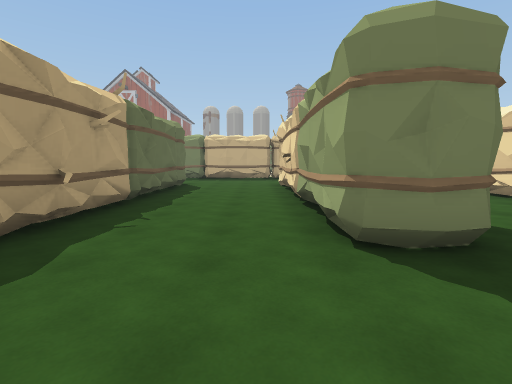
[1] (above)

24 first-person views from a walk through a Unity game level. The camera is 1.5 m above the floor, tilts 6° down and sees 85° across. The floor is counted in squares, 2 m on a side. Each view is taken from the middle of a square. On the plan, view 1 faces up. The plan holds only what a view shows up to about 10 squares ahead; the rest is blank. The place goes on beyond the plan. The player is left out. Some animated figures are left out.

[2]
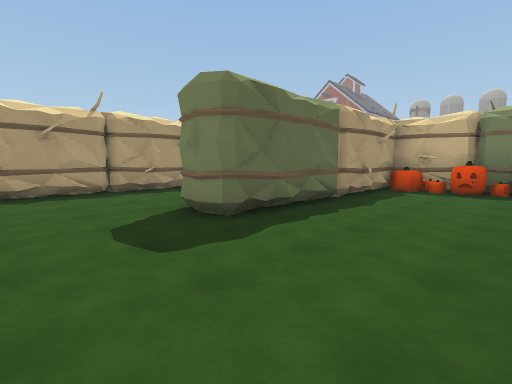

[3]
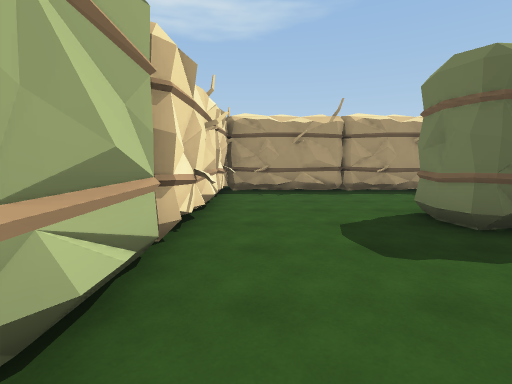

[4]
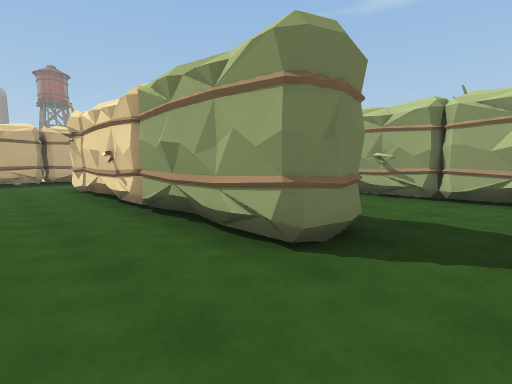

[5]
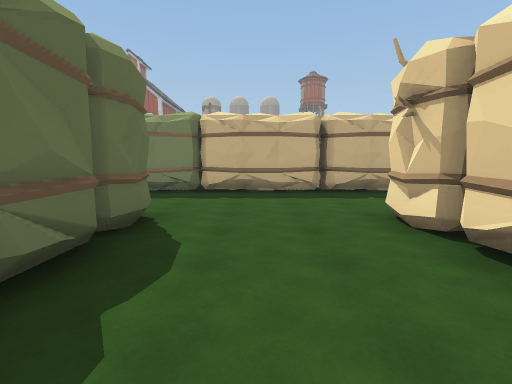

[6]
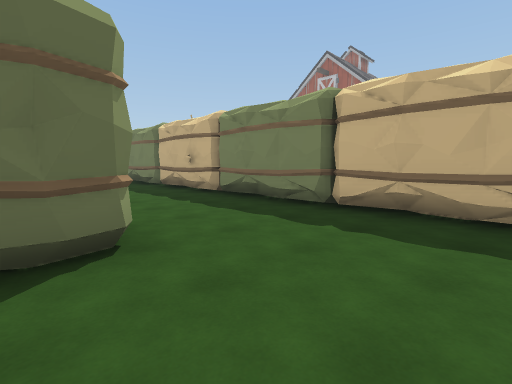

[7]
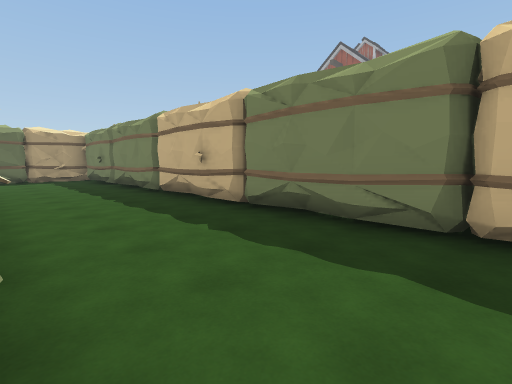

[8]
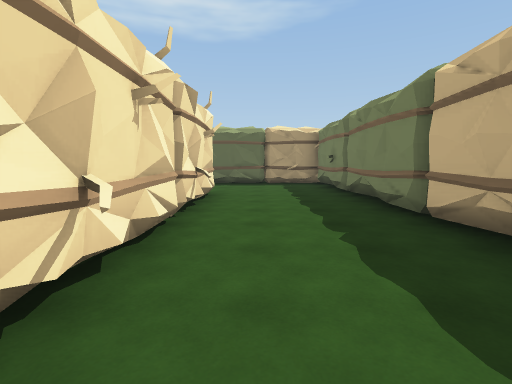

[9]
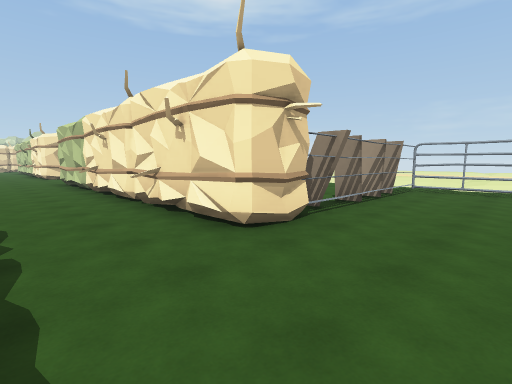

[10]
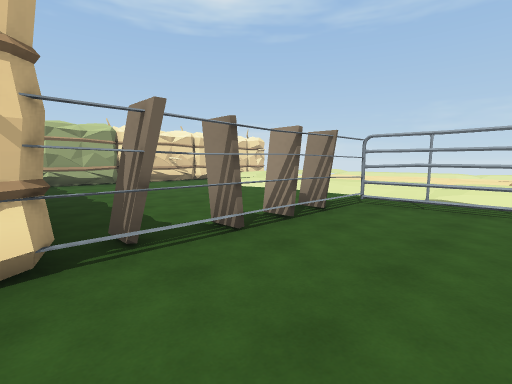

[11]
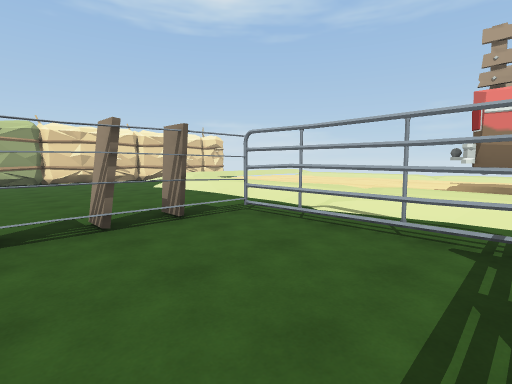

[12]
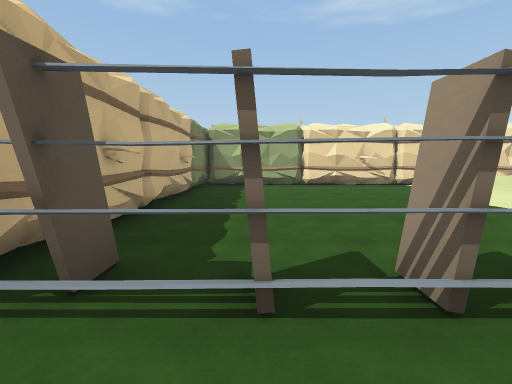

[13]
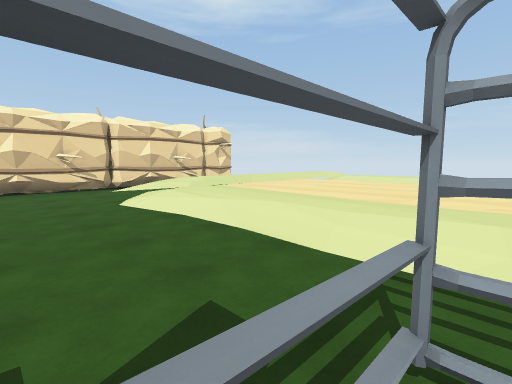

[14]
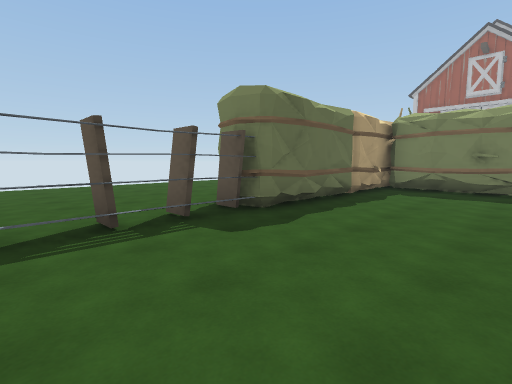

[15]
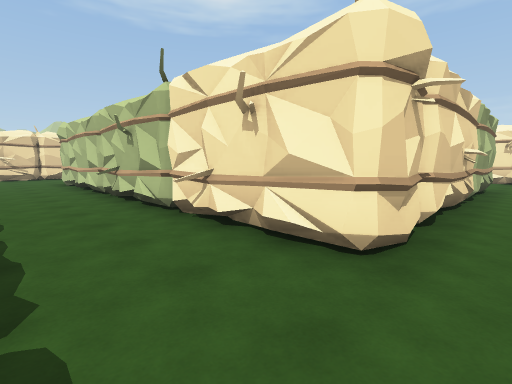

[16]
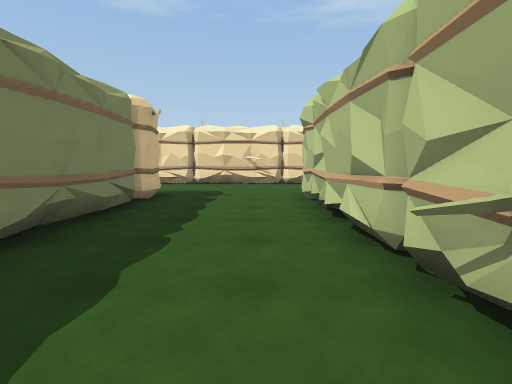

[17]
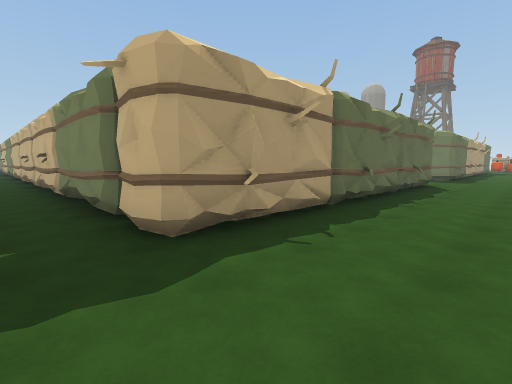

[18]
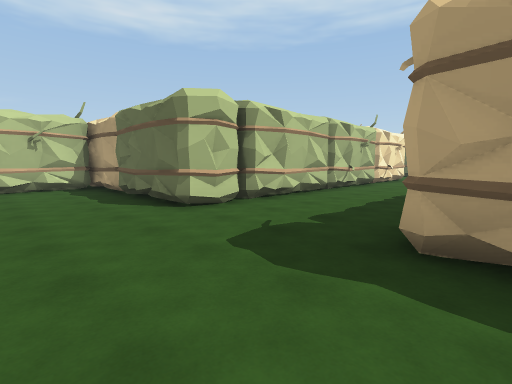

[19]
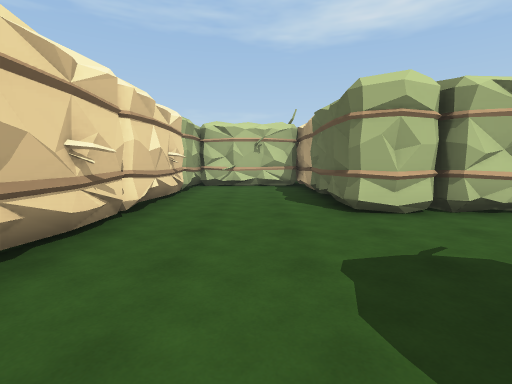

[20]
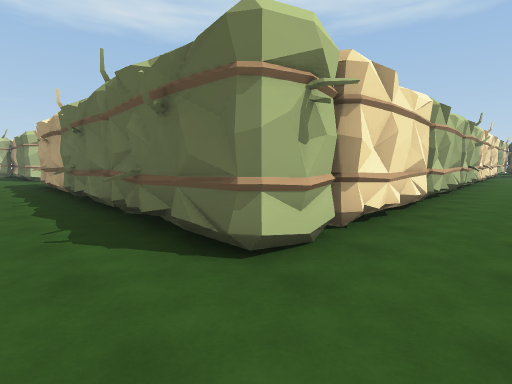

[21]
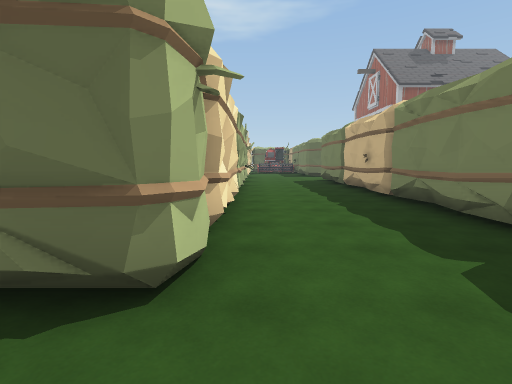

[22]
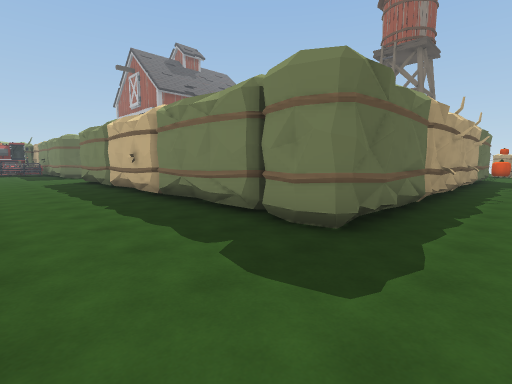

[23]
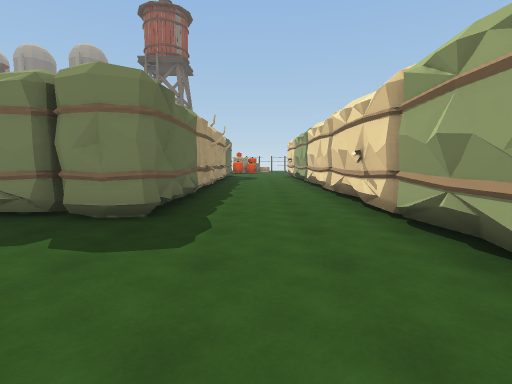

[24]
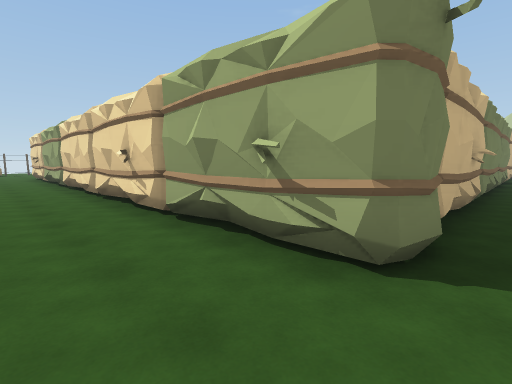

### Floor plan
Key: @ floor where view 1 was taken; # wall or solid block; x gap in a wall; . main floor; : floor 0.25 m higher than the main floor; + floor 0.5 m higher than the main floor; * floor 0.75 m higher than the main floor; P pumpkin; T thing the floor can be seen under or through; O other object.
Columns run from 17 left of view 1 to 20 right of it. Each row starts with its distance up from view 1.
 29                            O ...OO
 28                            OO...#
 27                     O  O    O...#
 26                   OOO####OOOO...#
 25                   ..............#
 24                  ...............##
 23                  O..O...........O####O
 22                      OOOOOOO#.........
 21                OOO OOO   OOO#...
 20                            O#O..
 19                            O#...
 18                            O#...
 17                            O#O..
 16                            O#...
 15    OO    OOO       OO OO   O#...
 14  O#   O O  OOOOOOOO      O O#O..O
 13   #.O..O..##.O..O..##.O#..O.....#
 12   #.............................#
 11  OO.............................#O
 10  OO...#O###OOOO...##O##O#OOOO...#
  9 .O#...######OOO...##O##    OO...#
  8 .O....T......OO...#P.O      O...#O
  7 .#....T......OO...##...     O...#
  6 .#....T......OO...#O...O    O...O
  5 .#....T......O#...OO... O   O##OO
  4   xTT........O#...OO... O   O#
  3   .:::...::..O#O..OO... O
  2   +++++++++*+O#........#O
  1   ##      :* O#........ O
  0    #:::::::* O#O.@..... O
 -1     :::::::* O##O##O##
 -2     :::::::* O

Positions as (right, up) in squares from view 1, and headings:
1: (0, 0), facing up
2: (5, 0), facing up-left
3: (5, 0), facing left
4: (-1, 1), facing up-right
5: (-1, 6), facing up
6: (0, 9), facing up-left
7: (-2, 10), facing up-left
8: (-5, 11), facing left
9: (-14, 12), facing down-right
10: (-14, 9), facing down-right
11: (-15, 7), facing down-right
12: (-13, 7), facing right
13: (-12, 5), facing down-right
14: (-12, 5), facing up-left
15: (0, 12), facing down-right
16: (5, 11), facing right
17: (14, 12), facing up-left
18: (14, 14), facing down-left
19: (13, 14), facing down
20: (13, 24), facing down-left
21: (13, 23), facing left
22: (13, 23), facing up-left
23: (13, 22), facing up
24: (13, 22), facing up-right
